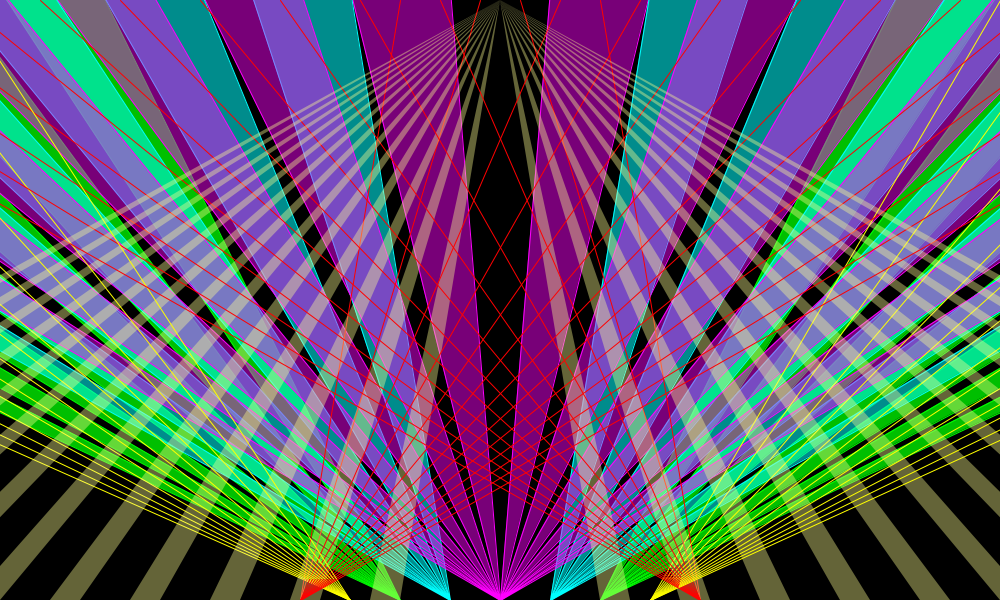
Frame 1 (no input)
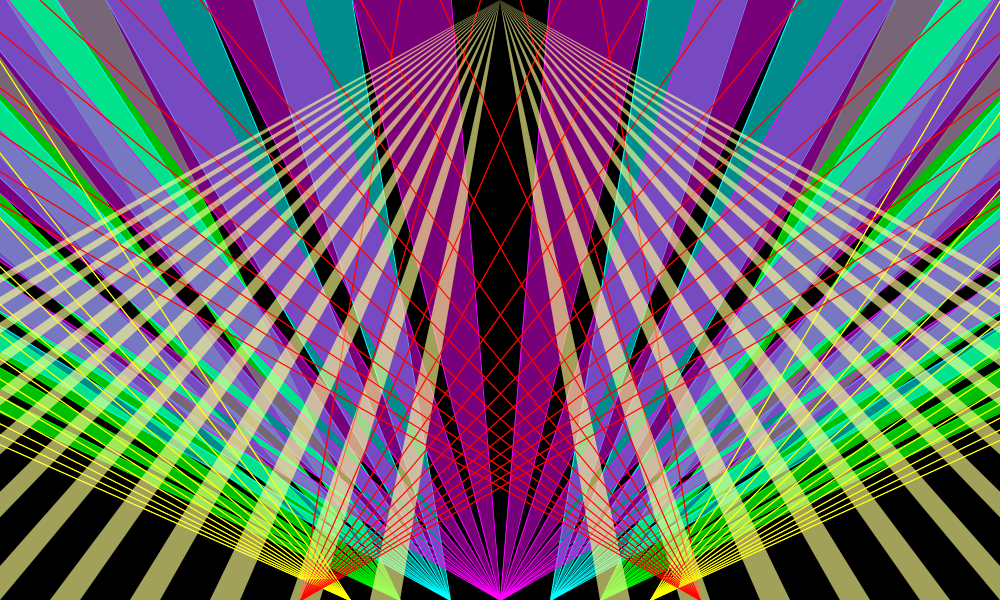
Frame 2 (the mouse pressed at the canvas centre, redrawn once)

The Processing sketch that drew these frames (run headless with seeded random() and noise(); the mouse was pressed at the canvas centre and the sketch redrawn once):

// Processing sketch: processing_129404
// ── processing_129404.pde

int x=0;


void setup(){
  size(1000,600);
  background(0);
  noLoop();
}

void draw(){
 
  while( x < width){
    fill(255,0,255,120);
    stroke(255,0,255);
    triangle (500,600,550+x,-10,650+x,-10);
    triangle (500,600,450-x,-10,350-x,-10);
    fill(0,255,255,140);
    stroke(0,255,255);
    triangle (550,600,650+x,-10,750+x,-10);
    triangle (450,600,350-x,-10,250-x,-10);
    x=x+150;
    fill(0,255,0,191);
    stroke(0,255,0);
    triangle (600,600,750+x,-10,850+x,-10);
    triangle (400,600,250-x,-10,150-x,-10);
    }
    
  x = 0;
  while(x < width){
    stroke(255,255,0);    
    line(350,600,-1000+x,0);
    line(650,600,1000+x,0);
    stroke(255,0,0);
    line(700,600,600-x,0);
    line(300,600,400+x,0);
    stroke(255,255,144);
    fill(255,255,144,100);
    noStroke();
    triangle(500,0,600+x,600,630+x,600);
    triangle(500,0,400-x,600,370-x,600);
    x=x+80;
  }



    
}
